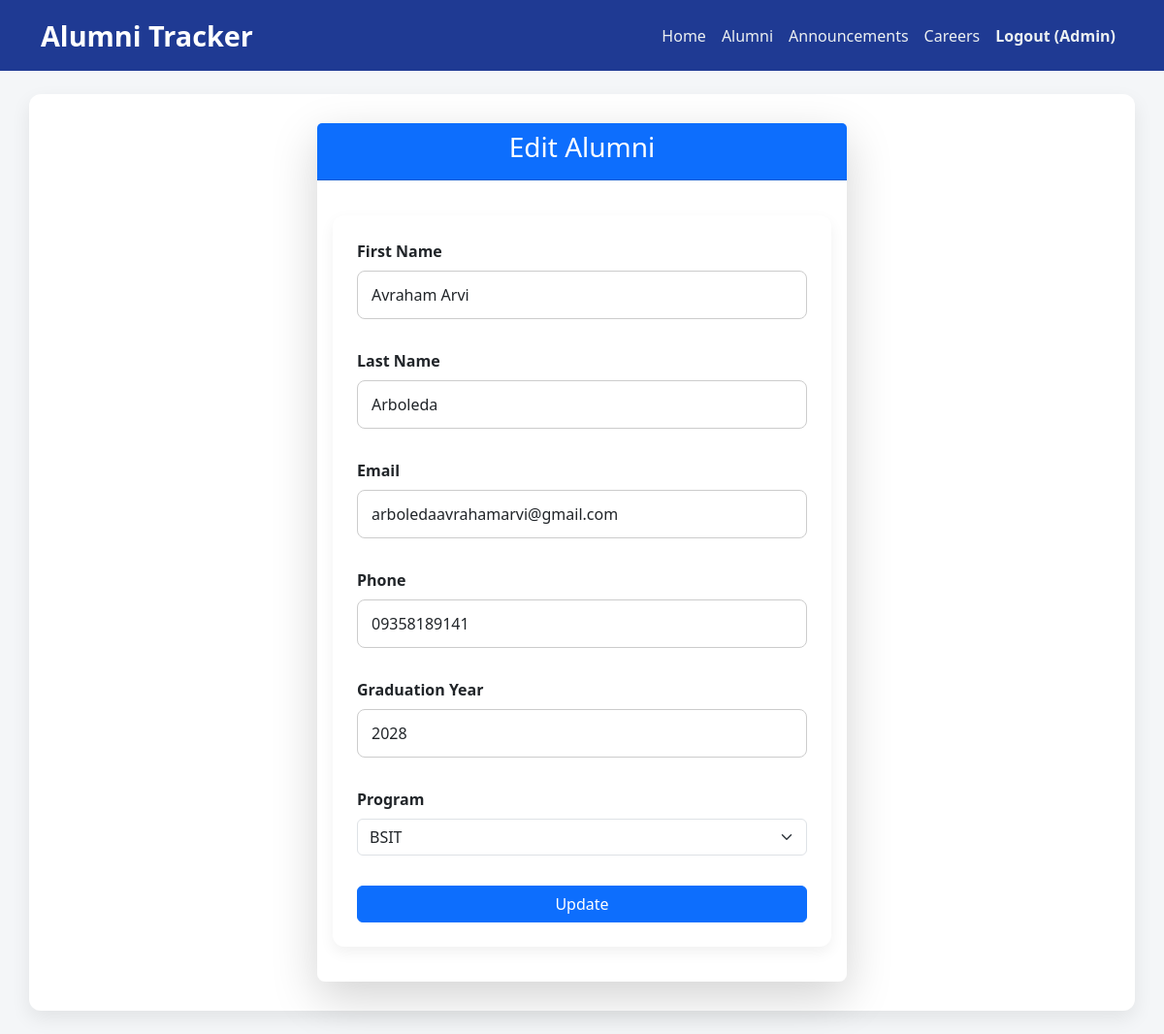
Screenshot of /alumni/edit/6 (signed in) with the database file from the repository.
### tables this page shows
CREATE TABLE alumni (
    alumni_id INTEGER PRIMARY KEY AUTOINCREMENT,
    first_name TEXT NOT NULL,
    last_name TEXT NOT NULL,
    email TEXT UNIQUE NOT NULL,
    phone TEXT,
    graduation_year INTEGER,
    program_id INTEGER, password TEXT,
    FOREIGN KEY (program_id) REFERENCES programs(program_id)
);

CREATE TABLE programs (
    program_id INTEGER PRIMARY KEY AUTOINCREMENT,
    program_name TEXT NOT NULL
);

### app.py (the view, shortened to what this page needs)
@app.route("/alumni/edit/<int:alumni_id>", methods=["GET", "POST"])
def edit_alumni(alumni_id):
    if not session.get("admin_logged_in"):
        flash("Please log in first.", "warning")
        return redirect(url_for("admin_login"))
    conn = get_db_connection()
    alumni_data = conn.execute("SELECT * FROM alumni WHERE alumni_id=?", (alumni_id,)).fetchone()
    programs = get_programs()
    conn.close()
    return render_template("add_alumni.html", programs=programs, alumni=alumni_data)

### app.py (called while the page is built)
def get_db_connection():
    conn = sqlite3.connect(DB_PATH)
    conn.row_factory = sqlite3.Row
    return conn

def get_programs():
    conn = get_db_connection()
    programs = conn.execute("SELECT * FROM programs").fetchall()
    conn.close()
    return programs

### templates/add_alumni.html (shortened to what this page needs)
{% extends "base.html" %}
{% block content %}
<div class="row justify-content-center">
  <div class="col-md-6">
    <div class="card shadow-lg border-0 rounded-3">
      <div class="card-header bg-primary text-white text-center">
        <h3>{{ 'Edit' if alumni else 'Add' }} Alumni</h3>
      </div>
      <div class="card-body">
        <form method="POST">
          <div class="mb-3">
            <label class="form-label">First Name</label>
            <input type="text" name="first_name" class="form-control" value="{{ alumni.first_name if alumni else '' }}" required>
          </div>
          <div class="mb-3">
            <label class="form-label">Last Name</label>
            <input type="text" name="last_name" class="form-control" value="{{ alumni.last_name if alumni else '' }}" required>
          </div>
          <div class="mb-3">
            <label class="form-label">Email</label>
            <input type="email" name="email" class="form-control" value="{{ alumni.email if alumni else '' }}" required>
          </div>
          <div class="mb-3">
            <label class="form-label">Phone</label>
            <input type="text" name="phone" class="form-control" value="{{ alumni.phone if alumni else '' }}">
          </div>
          <div class="mb-3">
            <label class="form-label">Graduation Year</label>
            <input type="number" name="graduation_year" class="form-control" value="{{ alumni.graduation_year if alumni else '' }}">
          </div>
          <div class="mb-3">
            <label class="form-label">Program</label>
            <select name="program_id" class="form-select">
              {% for program in programs %}
              <option value="{{ program.program_id }}" {% if alumni and alumni.program_id == program.program_id %}selected{% endif %}>
                {{ program.program_name }}
              </option>
              {% endfor %}
            </select>
          </div>
          <button type="submit" class="btn btn-primary w-100">{{ 'Update' if alumni else 'Add' }}</button>
        </form>
      </div>
    </div>
  </div>
</div>
{% endblock %}

### static/css/style.css (style rules this page uses)
body { font-family: 'Segoe UI', Tahoma, Geneva, Verdana, sans-serif; background-color: #f4f6f8; color: #333; margin: 0; padding: 0; }
form { max-width: 600px; margin: 20px auto; padding: 25px; background-color: #ffffff; border-radius: 12px; box-shadow: 0 6px 15px rgba(0,0,0,0.06); display: flex; flex-direction: column; }
form label { font-weight: 600; margin-bottom: 5px; }
form input[type="text"], form input[type="password"], form input[type="email"], form input[type="number"], form input[type="date"], form select, form textarea { width: 100%; padding: 12px 14px; margin-bottom: 15px; border: 1px solid #ccc; border-radius: 8px; font-size: 1rem; transition: border 0.3s ease; }
form button { padding: 12px 15px; background-color: #1f3a93; color: white; font-weight: bold; border: none; border-radius: 8px; cursor: pointer; transition: all 0.3s ease; }
h1, h2, h3, p { text-align: center; }

### rows the page displays
alumni: first_name "Avraham Arvi", last_name "Arboleda", email "arboledaavrahamarvi@gmail.com", phone "09358189141", graduation_year "2028", program_id "BSIT"

### other values shown
{{ 'Edit' if alumni else 'Add' }} "Edit"
{{ 'Update' if alumni else 'Add' }} "Update"
